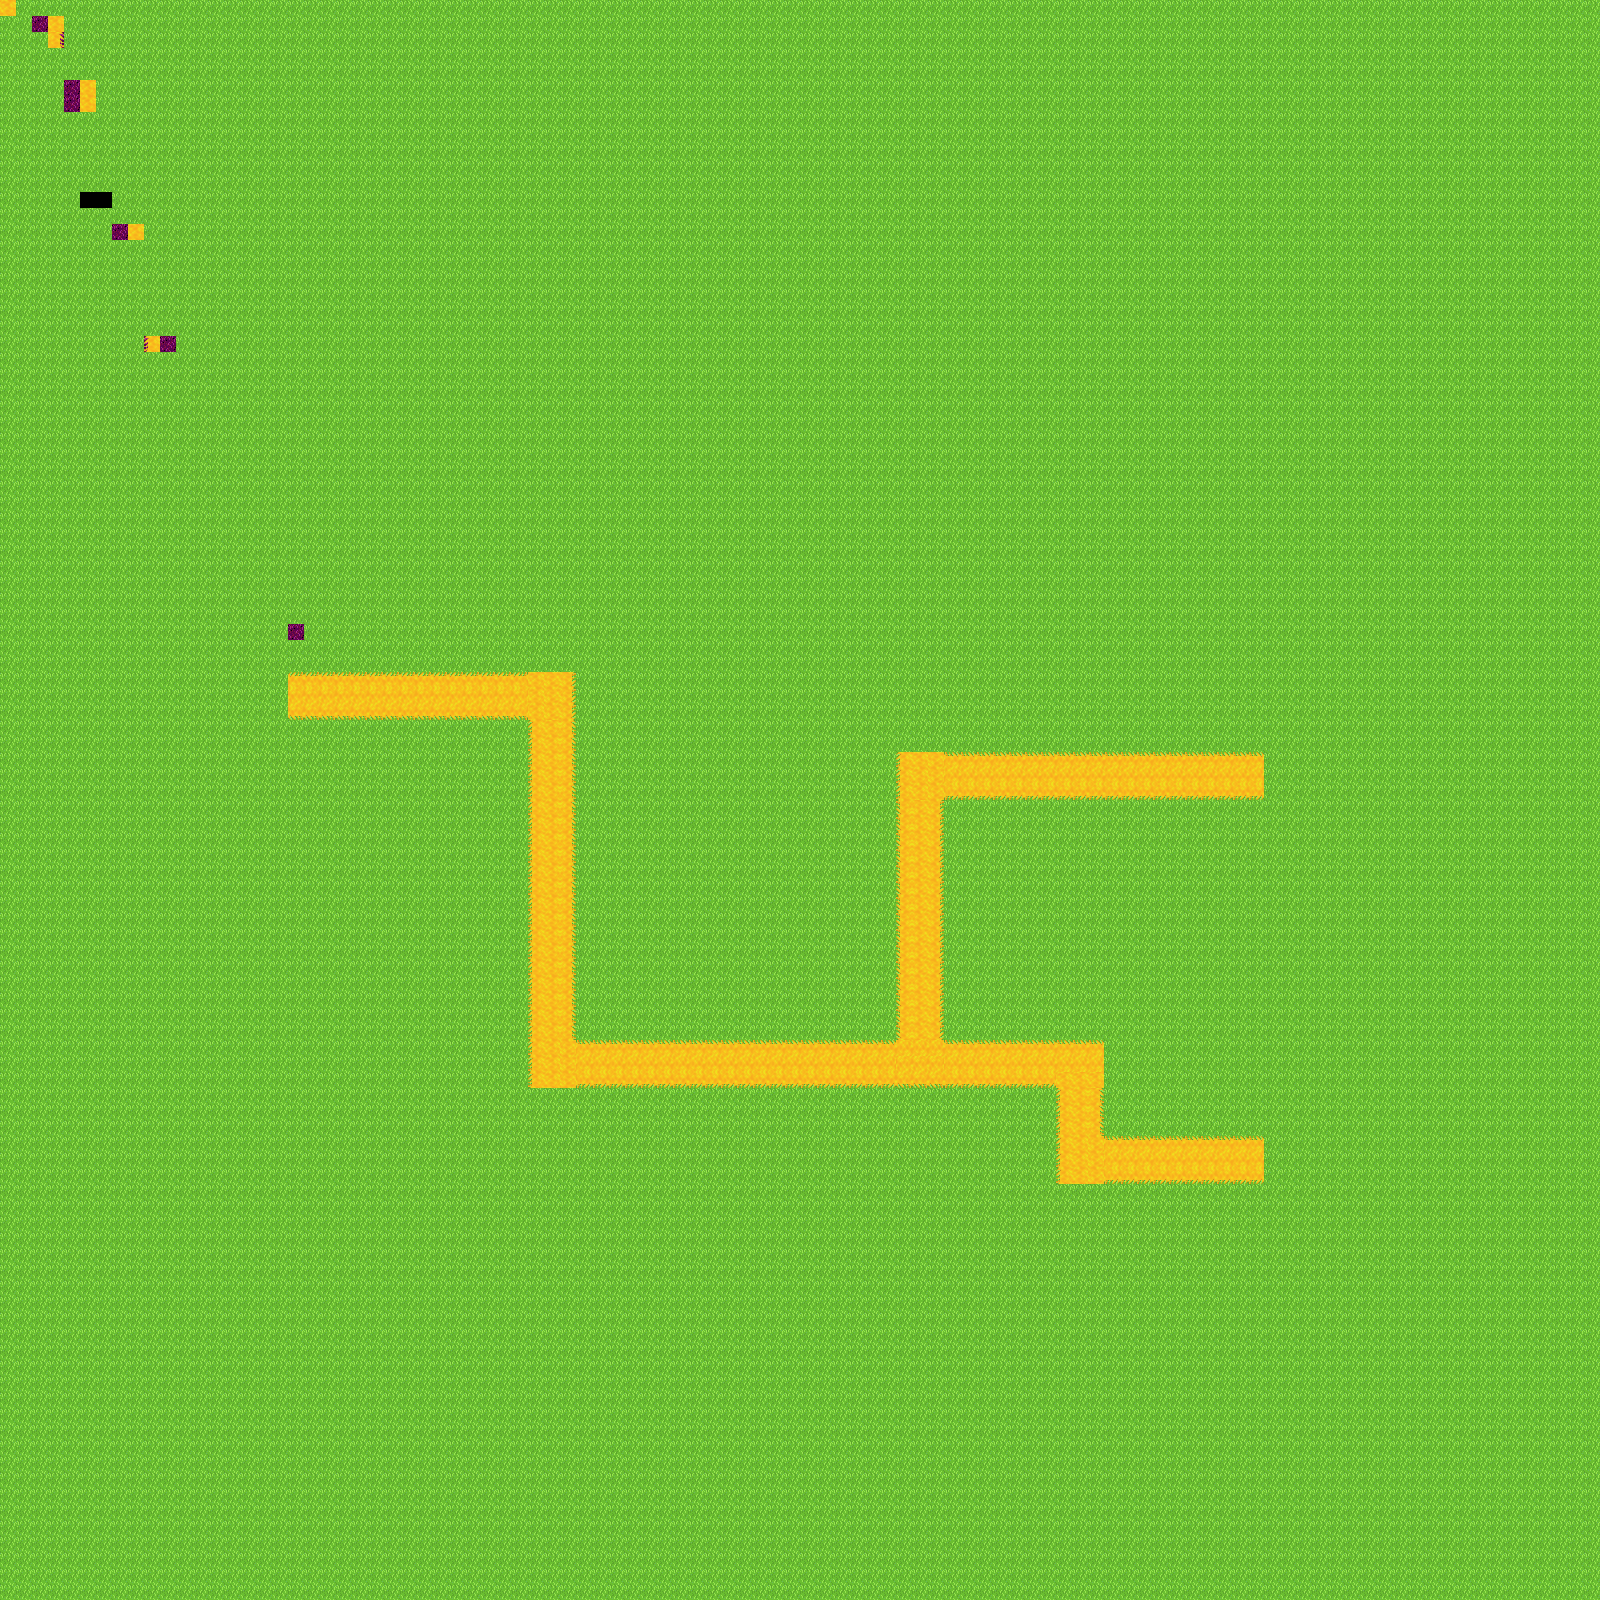

Tiled map render using the project's own tile images. Description and the map definition, with tile-layer contents summarised, below:
An orthogonal 100x100 tile map with 16x16 px tiles, 1 tile layer (Capa de Patrones 1) and 18 objects (8x Camino, 6x Interseccion, 2x spawner, fin).

<map version="1.2" tiledversion="1.2.3" orientation="orthogonal" renderorder="right-down" width="100" height="100" tilewidth="16" tileheight="16" infinite="0" nextlayerid="4" nextobjectid="23">
 <tileset firstgid="1" name="base" tilewidth="16" tileheight="16" tilecount="256" columns="16">
  <image source="Tileset.png" width="256" height="256" />
 </tileset>
 <layer id="1" name="Capa de Patrones 1" width="100" height="100">
  <data>[10000 cells, 9998 non-empty, 17 distinct tile ids]</data>
 </layer>
 <objectgroup id="2" name="Objetos">
  <object id="1" name="Camino" x="1104.32" y="1136.01" width="160.353" height="47.9891" />
  <object id="2" name="Camino" x="894.657" y="752.005" width="369.186" height="47.9891" />
  <object id="3" name="Camino" x="288.24" y="672.005" width="240.103" height="47.9891" />
  <object id="4" name="Camino" x="575.914" y="1040.01" width="320.262" height="47.9891" />
  <object id="5" name="Camino" x="943.49" y="1039.67" width="112.103" height="47.9891" />
  <object id="6" name="Camino" x="1055.41" y="1039.76" width="47.9357" height="144.906" />
  <object id="7" name="Camino" x="896.157" y="751.339" width="49.0203" height="337.989" />
  <object id="8" name="Camino" x="528.49" y="672.339" width="47.2316" height="415.777" />
  <object id="9" name="Interseccion" x="895.697" y="1070.76" width="48" height="17.3958">
   <properties>
    <property name="Interseccion" value="l" />
   </properties>
  </object>
  <object id="10" name="Interseccion" x="527.864" y="1039.34" width="16.6667" height="48.7292">
   <properties>
    <property name="Interseccion" value="u" />
   </properties>
  </object>
  <object id="11" name="Interseccion" x="528" y="672.151" width="48" height="15.8807">
   <properties>
    <property name="Interseccion" value="l" />
   </properties>
  </object>
  <object id="13" name="fin" x="280" y="698.667">
   <point />
  </object>
  <object id="16" name="Interseccion" x="1055.88" y="1039.8" width="48" height="16.7292">
   <properties>
    <property name="Interseccion" value="l" />
   </properties>
  </object>
  <object id="17" name="Interseccion" x="1056.13" y="1135.84" width="15.3333" height="48.0625">
   <properties>
    <property name="Interseccion" value="u" />
   </properties>
  </object>
  <object id="18" name="Interseccion" x="895.333" y="751.969" width="16.6667" height="48.7292">
   <properties>
    <property name="Interseccion" value="d" />
   </properties>
  </object>
  <object id="19" name="spawner" x="1276.08" y="1154.25">
   <properties>
    <property name="Direccion" value="l" />
    <property name="cantidad enemigos" value="4,6,8,10" />
    <property name="cantidad rondas" type="int" value="4" />
   </properties>
   <point />
  </object>
  <object id="20" name="spawner" x="1275" y="768.5">
   <properties>
    <property name="Direccion" value="l" />
    <property name="cantidad enemigos" value="4,6,8,10" />
    <property name="cantidad rondas" type="int" value="4" />
   </properties>
   <point />
  </object>
 </objectgroup>
 <objectgroup id="3" name="Camara">
  <object id="22" x="286" y="624" width="980" height="654" />
 </objectgroup>
</map>